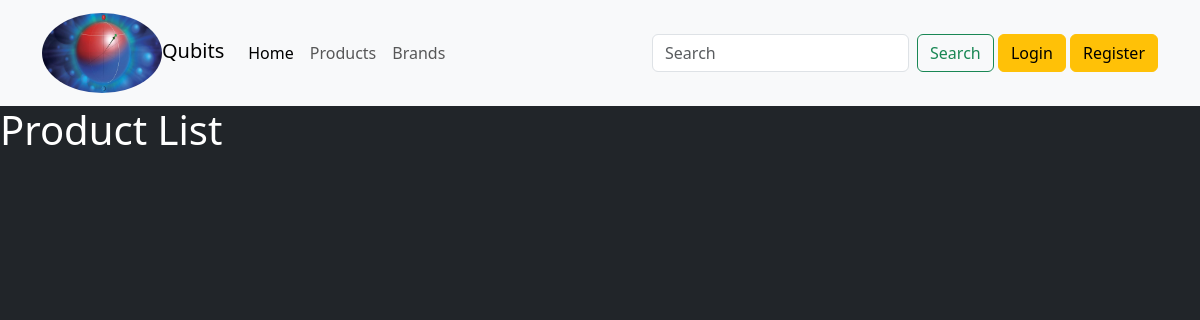
Page /inventory/brand/list/ on the earlier database version.
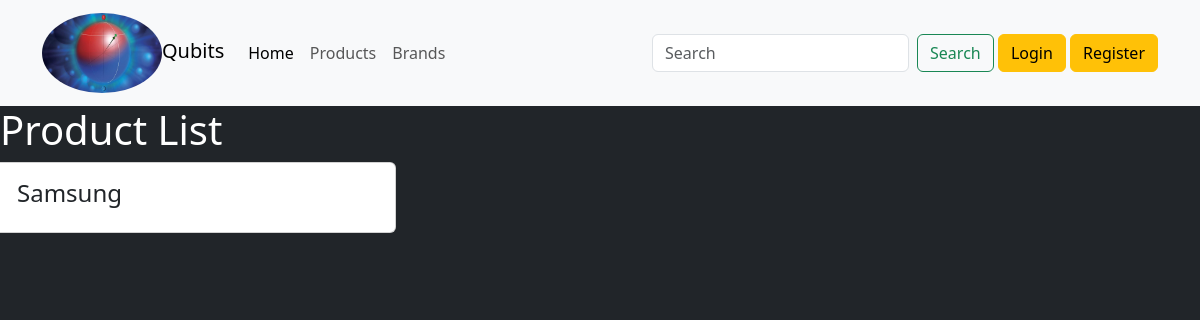
Same page on the later database version.
### inventory/models.py (models this page shows, shortened)
class Brand(models.Model):
    name= models.CharField(max_length=30)

### inventory/views.py (the view)
# urls.py: path('brand/list/',views.brand_list,name="brand_list"),
def brand_list(request):
     brands = Brand.objects.all()
     context={
          'brands':brands
          }
     return render(request,'inventory/brand_list.html',context)

### inventory/templates/inventory/brand_list.html
{% extends "base.html" %}
{% block main %}
<h1> Product List</h1>
<div class="row">
    {% for brand in brands  %}
        <div class="card col-4 text-start">
            <div class="card-body">
                <h4 class="card-title">{{brand.name}}</h4>
            </div>
        </div>
    {% endfor %}
</div>
{% endblock  %}

Differences in the rows shown:
added Brand: name "Samsung"
